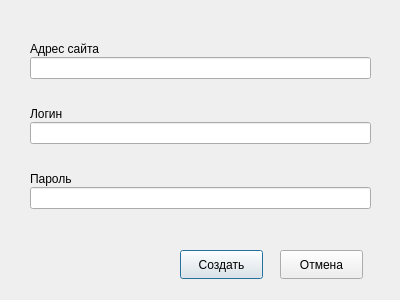
<?xml version="1.0" encoding="UTF-8"?>
<ui version="4.0">
 <class>CreateRecordDialog</class>
 <widget class="QDialog" name="CreateRecordDialog">
  <property name="geometry">
   <rect>
    <x>0</x>
    <y>0</y>
    <width>400</width>
    <height>300</height>
   </rect>
  </property>
  <property name="windowTitle">
   <string>Dialog</string>
  </property>
  <widget class="QWidget" name="verticalLayoutWidget">
   <property name="geometry">
    <rect>
     <x>30</x>
     <y>20</y>
     <width>341</width>
     <height>211</height>
    </rect>
   </property>
   <layout class="QVBoxLayout" name="verticalLayout">
    <item>
     <layout class="QVBoxLayout" name="verticalLayout_2">
      <property name="spacing">
       <number>1</number>
      </property>
      <item>
       <widget class="QLabel" name="site_name_label">
        <property name="sizePolicy">
         <sizepolicy hsizetype="Minimum" vsizetype="Fixed">
          <horstretch>0</horstretch>
          <verstretch>0</verstretch>
         </sizepolicy>
        </property>
        <property name="text">
         <string>Адрес сайта</string>
        </property>
       </widget>
      </item>
      <item>
       <widget class="QLineEdit" name="site_name_input"/>
      </item>
     </layout>
    </item>
    <item>
     <layout class="QVBoxLayout" name="verticalLayout_3">
      <property name="spacing">
       <number>1</number>
      </property>
      <item>
       <widget class="QLabel" name="login_label">
        <property name="sizePolicy">
         <sizepolicy hsizetype="Preferred" vsizetype="Fixed">
          <horstretch>0</horstretch>
          <verstretch>0</verstretch>
         </sizepolicy>
        </property>
        <property name="text">
         <string>Логин</string>
        </property>
       </widget>
      </item>
      <item>
       <widget class="QLineEdit" name="login_input">
        <property name="echoMode">
         <enum>QLineEdit::Password</enum>
        </property>
       </widget>
      </item>
     </layout>
    </item>
    <item>
     <layout class="QVBoxLayout" name="verticalLayout_4">
      <property name="spacing">
       <number>1</number>
      </property>
      <item>
       <widget class="QLabel" name="password_label">
        <property name="sizePolicy">
         <sizepolicy hsizetype="Preferred" vsizetype="Fixed">
          <horstretch>0</horstretch>
          <verstretch>0</verstretch>
         </sizepolicy>
        </property>
        <property name="text">
         <string>Пароль</string>
        </property>
       </widget>
      </item>
      <item>
       <widget class="QLineEdit" name="password_input">
        <property name="echoMode">
         <enum>QLineEdit::Password</enum>
        </property>
       </widget>
      </item>
     </layout>
    </item>
   </layout>
  </widget>
  <widget class="QPushButton" name="create_push_button">
   <property name="geometry">
    <rect>
     <x>180</x>
     <y>250</y>
     <width>83</width>
     <height>29</height>
    </rect>
   </property>
   <property name="text">
    <string>Создать</string>
   </property>
  </widget>
  <widget class="QPushButton" name="cancel_push_button">
   <property name="geometry">
    <rect>
     <x>280</x>
     <y>250</y>
     <width>83</width>
     <height>29</height>
    </rect>
   </property>
   <property name="text">
    <string>Отмена</string>
   </property>
  </widget>
 </widget>
 <resources/>
 <connections/>
</ui>
